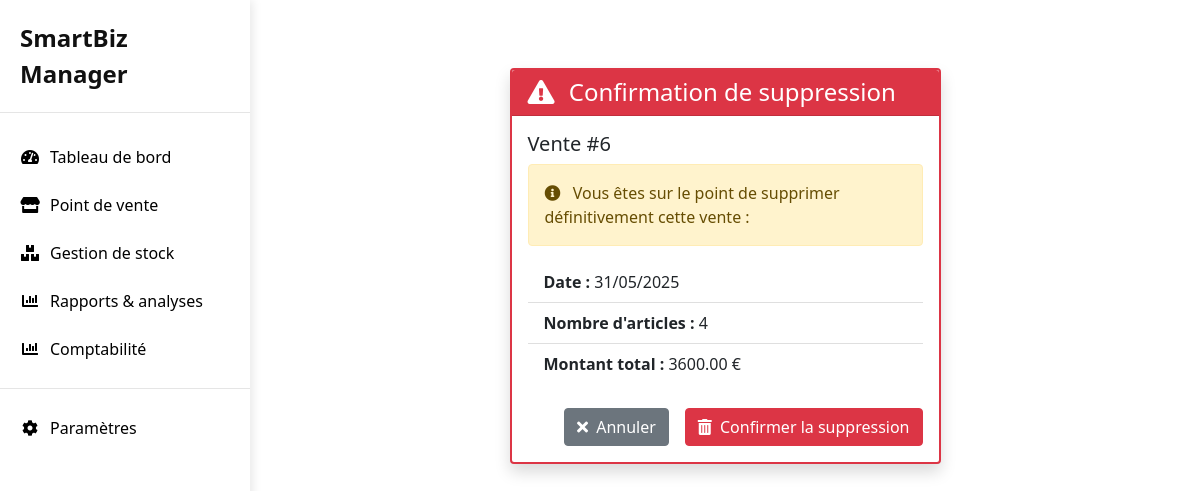
Screenshot of /supprimer_vente/6/ with the database file from the repository.
### SmartBiz_Manager/models.py (models this page shows, shortened)
class Vente(models.Model):
    articles = models.ManyToManyField(Article, related_name='ventes')
    nombreArticles = models.PositiveIntegerField()
    prixTotal = models.DecimalField(max_digits=10, decimal_places=2)
    date = models.DateField(auto_now=True)

### SmartBiz_Manager/views.py (the view)
# urls.py: path('supprimer_vente/<int:vente_id>/', views.supprimer_vente, name='supprimer_vente'),
def supprimer_vente(request, vente_id):
    vente = get_object_or_404(Vente, pk=vente_id)
    if request.method == 'POST':
        vente.lignes_commande.all().delete()
        vente.delete()
        messages.success(request, "Vente supprimée avec succès.")
        return redirect('ventes')
    return render(request, 'gestion_vente/supprimer_vente.html', {'vente': vente})

### SmartBiz_Manager/templates/gestion_vente/supprimer_vente.html (shortened to what this page needs)
{% extends 'base.html' %}
{% block content %}
<div class="container py-5">
    <div class="row justify-content-center">
        <div class="col-md-8 col-lg-6">
            <div class="card border-danger shadow">
                <div class="card-header bg-danger text-white">
                    <h4 class="mb-0">
                        <i class="fas fa-exclamation-triangle me-2"></i>
                        Confirmation de suppression
                    </h4>
                </div>
                <div class="card-body">
                    <h5 class="card-title">Vente #{{ vente.id }}</h5>
                    <div class="alert alert-warning">
                        <i class="fas fa-info-circle me-2"></i>
                        Vous êtes sur le point de supprimer définitivement cette vente :
                    </div>
                    <ul class="list-group mb-4">
                        <li class="list-group-item">
                            <strong>Date :</strong> {{ vente.date|date:"d/m/Y" }}
                        </li>
                        <li class="list-group-item">
                            <strong>Nombre d'articles :</strong> {{ vente.nombreArticles }}
                        </li>
                        <li class="list-group-item">
                            <strong>Montant total :</strong> {{ vente.prixTotal }} €
                        </li>
                    </ul>
                    <form method="POST" action="{% url 'supprimer_vente' vente.id %}">
                        <div class="d-grid gap-2 d-md-flex justify-content-md-end">
                            <a href="{% url 'detail_vente' vente.id %}" class="btn btn-secondary me-md-2">
                                <i class="fas fa-times me-1"></i> Annuler
                            </a>
                            <button type="submit" class="btn btn-danger">
                                <i class="fas fa-trash-alt me-1"></i> Confirmer la suppression
                            </button>
                        </div>
                    </form>
                </div>
            </div>
        </div>
    </div>
</div>
{% endblock %}

### SmartBiz_Manager/templates/gestion_vente/supprimer_vente.html (style rules this page uses)
.card { border-width: 2px; }
.list-group-item { border-left: none; border-right: none; }
.list-group-item:first-child { border-top: none; }
.list-group-item:last-child { border-bottom: none; }

### rows the page displays
Vente: id "6", date "31/05/2025", nombreArticles "4", prixTotal "3600.00"
